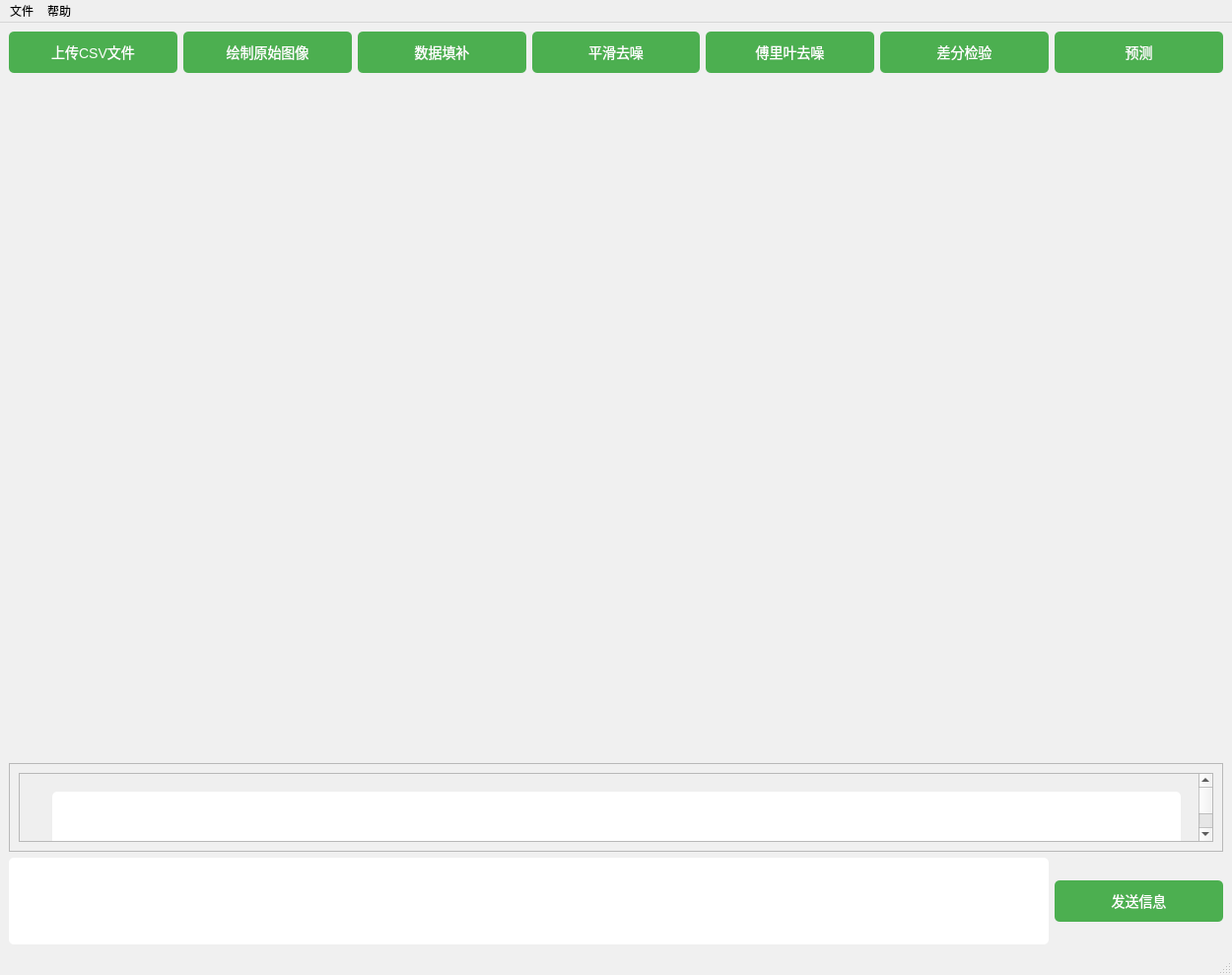
<?xml version="1.0" encoding="UTF-8"?>
<ui version="4.0">
 <class>MainWindow</class>
 <widget class="QMainWindow" name="MainWindow">
  <property name="geometry">
   <rect>
    <x>0</x>
    <y>0</y>
    <width>1250</width>
    <height>816</height>
   </rect>
  </property>
  <property name="windowTitle">
   <string>时序预测系统</string>
  </property>
  <property name="styleSheet">
   <string notr="true">
    QMainWindow {
        background-color: #f0f0f0;
    }
    QPushButton {
        background-color: #4CAF50;
        color: white;
        border-radius: 5px;
        padding: 10px;
        font-size: 14px;
    }
    QPushButton:hover {
        background-color: #45a049;
    }
    QTextBrowser {
        background-color: white;
        border-radius: 5px;
        padding: 10px;
    }
    QPlainTextEdit {
        background-color: white;
        border-radius: 5px;
        padding: 10px;
    }
    QLabel {
        font-size: 16px;
        color: #333;
    }
   </string>
  </property>
  <widget class="QWidget" name="centralwidget">
   <layout class="QGridLayout" name="gridLayout">
    <item row="0" column="0">
     <widget class="QPushButton" name="pushButton_loadcsv">
      <property name="text">
       <string>上传CSV文件</string>
      </property>
     </widget>
    </item>
    <item row="0" column="1">
     <widget class="QPushButton" name="pushButton_draw_original">
      <property name="text">
       <string>绘制原始图像</string>
      </property>
     </widget>
    </item>
    <item row="0" column="2">
     <widget class="QPushButton" name="pushButton_interpolate_data">
      <property name="text">
       <string>数据填补</string>
      </property>
     </widget>
    </item>
    <item row="0" column="3">
     <widget class="QPushButton" name="pushButton_smooth_data">
      <property name="text">
       <string>平滑去噪</string>
      </property>
     </widget>
    </item>
    <item row="0" column="4">
     <widget class="QPushButton" name="pushButton_denoise_data">
      <property name="text">
       <string>傅里叶去噪</string>
      </property>
     </widget>
    </item>
    <item row="0" column="5">
     <widget class="QPushButton" name="pushButton_steady">
      <property name="text">
       <string>差分检验</string>
      </property>
     </widget>
    </item>
    <item row="0" column="6">
     <widget class="QPushButton" name="pushButton_predict">
      <property name="text">
       <string>预测</string>
      </property>
     </widget>
    </item>
    <item row="1" column="0" colspan="7">
     <widget class="QWidget" name="widget_data_image" native="true">
      <property name="minimumSize">
       <size>
        <width>691</width>
        <height>331</height>
       </size>
      </property>
     </widget>
    </item>
    <item row="2" column="0" colspan="7">
     <widget class="QWidget" name="widget_predict_image" native="true">
      <property name="minimumSize">
       <size>
        <width>691</width>
        <height>351</height>
       </size>
      </property>
     </widget>
    </item>
    <item row="3" column="0" colspan="7">
     <widget class="QFrame" name="frame">
      <property name="frameShape">
       <enum>QFrame::StyledPanel</enum>
      </property>
      <property name="frameShadow">
       <enum>QFrame::Raised</enum>
      </property>
      <layout class="QVBoxLayout" name="verticalLayout_4">
       <item>
        <widget class="QScrollArea" name="scrollArea">
         <property name="widgetResizable">
          <bool>true</bool>
         </property>
         <widget class="QWidget" name="scrollAreaWidgetContents">
          <property name="geometry">
           <rect>
            <x>0</x>
            <y>0</y>
            <width>485</width>
            <height>655</height>
           </rect>
          </property>
          <layout class="QVBoxLayout" name="verticalLayout">
           <item>
            <widget class="QWidget" name="widget" native="true">
             <layout class="QVBoxLayout" name="verticalLayout_5">
              <item>
               <layout class="QHBoxLayout" name="horizontalLayout_3">
                <item>
                 <widget class="QLabel" name="icon">
                  <property name="pixmap">
                   <pixmap>icon.jpg</pixmap>
                  </property>
                 </widget>
                </item>
                <item>
                 <widget class="QTextBrowser" name="textBrowser"/>
                </item>
               </layout>
              </item>
             </layout>
            </widget>
           </item>
          </layout>
         </widget>
        </widget>
       </item>
      </layout>
     </widget>
    </item>
    <item row="4" column="0" colspan="6">
     <widget class="QPlainTextEdit" name="plainTextEdit"/>
    </item>
    <item row="4" column="6">
     <widget class="QPushButton" name="pushButton_send">
      <property name="text">
       <string>发送信息</string>
      </property>
     </widget>
    </item>
   </layout>
  </widget>
  <widget class="QMenuBar" name="menubar">
   <property name="geometry">
    <rect>
     <x>0</x>
     <y>0</y>
     <width>1250</width>
     <height>26</height>
    </rect>
   </property>
   <widget class="QMenu" name="menuFile">
    <property name="title">
     <string>文件</string>
    </property>
    <addaction name="actionOpen"/>
    <addaction name="actionSave"/>
   </widget>
   <widget class="QMenu" name="menuHelp">
    <property name="title">
     <string>帮助</string>
    </property>
    <addaction name="actionAbout"/>
   </widget>
   <addaction name="menuFile"/>
   <addaction name="menuHelp"/>
  </widget>
  <widget class="QStatusBar" name="statusbar"/>
 </widget>
 <resources/>
 <connections/>
</ui>
